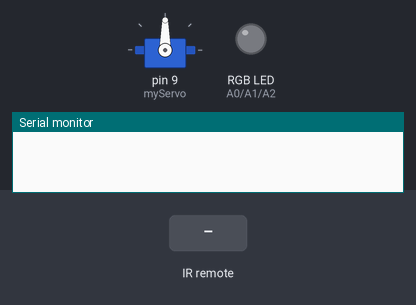
This sketch was run on a simulated Arduino Uno, built with avr-gcc and run on an emulated ATmega328P. Shown: servo, an RGB LED mixed from three pins (HIGH = lit), the last lines printed to the serial monitor. The test bench sets the inputs (shaded band).

Above: at 1.3 s.
1.4 s: infrared code 0xFF629D received
At 2.1 s:
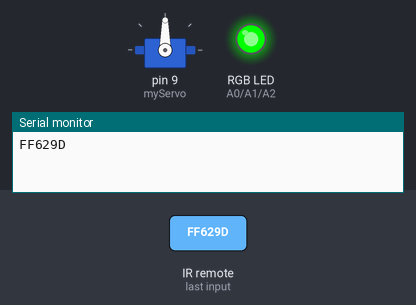
3.0 s: infrared code 0xFF9867 received
At 4.2 s:
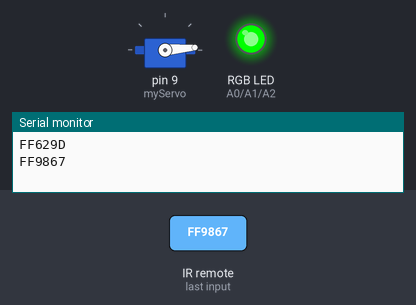
4.5 s: infrared code 0xFF38C7 received
At 5.6 s:
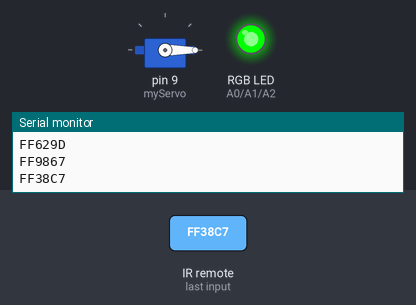
Timing chart, 0 to 7.5 s (numbered marks = the images above; inputs shaded):
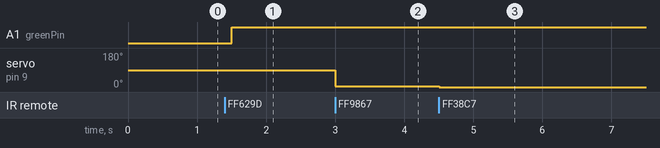

Measured:
- after the input at 1.4 s, A1 (greenPin): LOW → HIGH after 0.10 s
- after the input at 3.0 s, servo on pin 9 (myServo): 90° → 5° at once
- after the input at 4.5 s, servo on pin 9 (myServo): 5° → 0° at once

The sketch:

RemoteRGBServo.ino
```cpp
#include <TimerOne.h>
#include <IRremote.h>
#include <Servo.h>
#define ON_OFF_KEY 0xFF629D
#define A_KEY 0xFF22DD
#define UP_KEY 0xFF9867
#define DOWN_KEY 0xFF38C7

int sensorPin = 11;
int redPin = A0;
int greenPin = A1;
int bluePin = A2;
int pos = 0;

IRrecv irrecv(sensorPin);
decode_results results;

Servo myServo;

void setup() {
  // put your setup code here, to run once:
  Serial.begin(9600);
  irrecv.enableIRIn();  //start receiver
  pinMode(sensorPin, INPUT);
  pinMode(redPin, OUTPUT);
  pinMode(greenPin, OUTPUT);
  pinMode(bluePin, OUTPUT);
  myServo.attach(9);
}

void loop() {
  // put your main code here, to run repeatedly:
  if( irrecv.decode(&results) ){
    //write code to turn RGB LED on (pick a color)
    if( results.value == ON_OFF_KEY )
    {
      setColor(80, 143, 4);
    }
    if( results.value == UP_KEY || results.value == DOWN_KEY )
    {
      if( results.value == UP_KEY )
      {
        pos = pos + 5;
      }else
      {
        pos = pos - 5;
      }

      myServo.write(pos);
    }
    //write code to move servomotor
    Serial.println( results.value, HEX );
    irrecv.resume();    //resume receiver
  }

  delay(500);
}

void setColor(int red, int green, int blue)
{
  analogWrite(redPin,red);
  analogWrite(greenPin,green);
  analogWrite(bluePin,blue);
}
```
